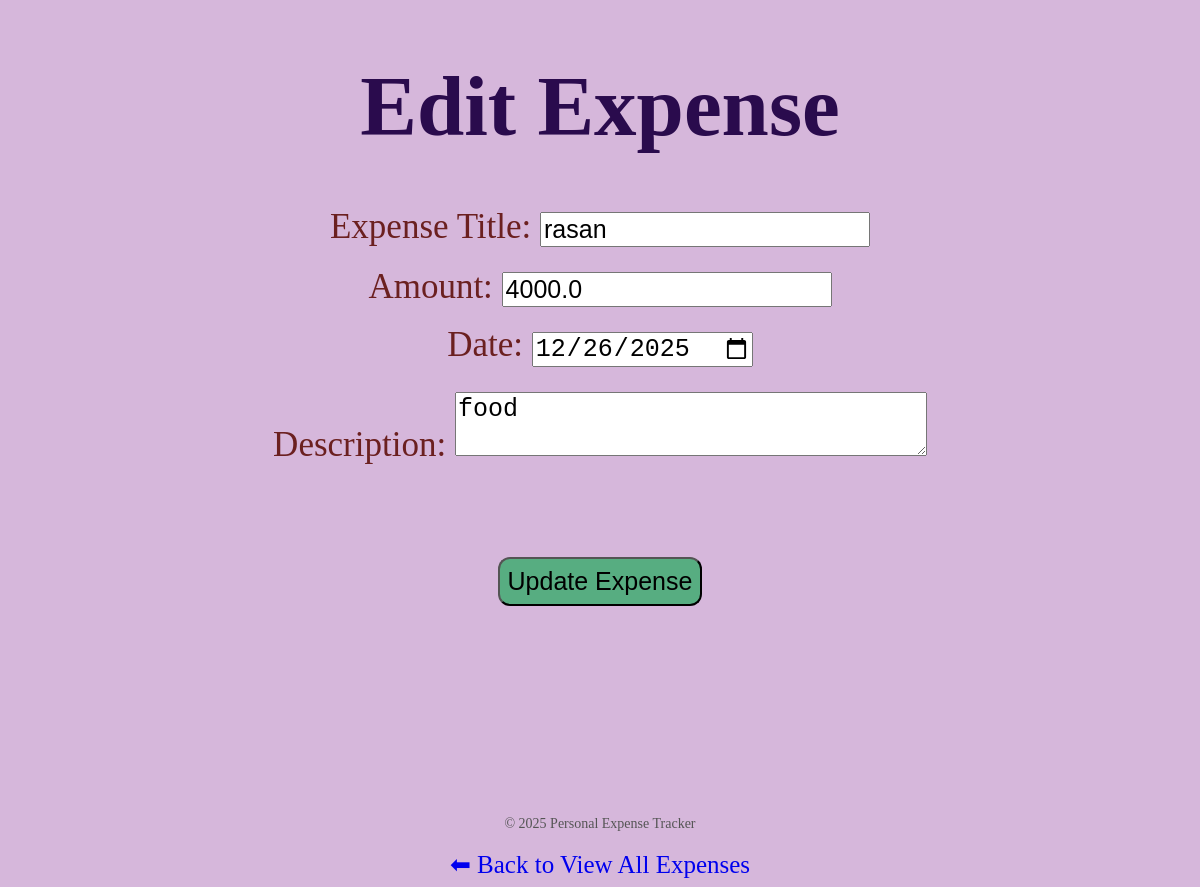
The app's page /edit/4 with its own data.
### tables this page shows
CREATE TABLE expenses (
    id INTEGER PRIMARY KEY AUTOINCREMENT,
    title TEXT NOT NULL,
    amount REAL NOT NULL,
    date TEXT NOT NULL,
    description TEXT
);

### app.py (the view, shortened to what this page needs)
@app.route('/edit/<int:id>', methods=['GET', 'POST'])
def edit_expense(id):
    conn = get_db_connection()
    expense = conn.execute(
        'SELECT * FROM expenses WHERE id = ?', (id,)
    ).fetchone()
    conn.close()
    return render_template('edit.html', expense=expense)

### app.py (called while the page is built)
def get_db_connection():
    conn = sqlite3.connect('expenses.db')
    conn.row_factory = sqlite3.Row
    return conn

### templates/edit.html (shortened to what this page needs)
<!DOCTYPE html>
<html lang="en">
<head>
    <link rel="stylesheet" href="/static/edit.css">
</head>
<body>
    <h1>Edit Expense</h1>
<form method="POST" class="edit">
    Expense Title:
    <input type="text" name="title" value="{{ expense.title }}" required><br><br>
    Amount:
    <input type="number" step="0.01" name="amount" value="{{ expense.amount }}" required><br><br>
    Date:
    <input type="date" name="date" value="{{ expense.date }}" required><br><br>
    Description:
    <textarea name="description" class="description" cols="30">{{ expense.description }}</textarea><br><br>
    <button type="submit" class="update">Update Expense</button>
</form>
<div class="footer">
    © 2025 Personal Expense Tracker
</div>
<br>
<a href="/view">⬅ Back to View All Expenses</a>
</body>
</html>

### static/edit.css (style rules this page uses)
h1 { color:#2a0b4d; font-size: 85px; }
body { background-color: #d6b7db; text-align: center; font-family: cursive; }
input { font-size: 25px; }
.description { font-size: 25px; }
.edit { color:rgb(107, 32, 32); font-size: 35px; line-height: 25px; }
.update { background-color:#57ad81 ; font-size: 25px; padding: 8px; margin: 15px; box-sizing: content-box; transition: background 0.3s ease; border-radius: 12px; cursor:pointer; margin-bottom: 170px; margin-top: 75px; }
a { text-decoration: none; font-size: 25px; }
.footer { margin-top: 40px; color: #555; font-size: 14px; }

### records on screen
expenses: title "rasan", amount "4000.0", date "12/26/2025", description "food"
